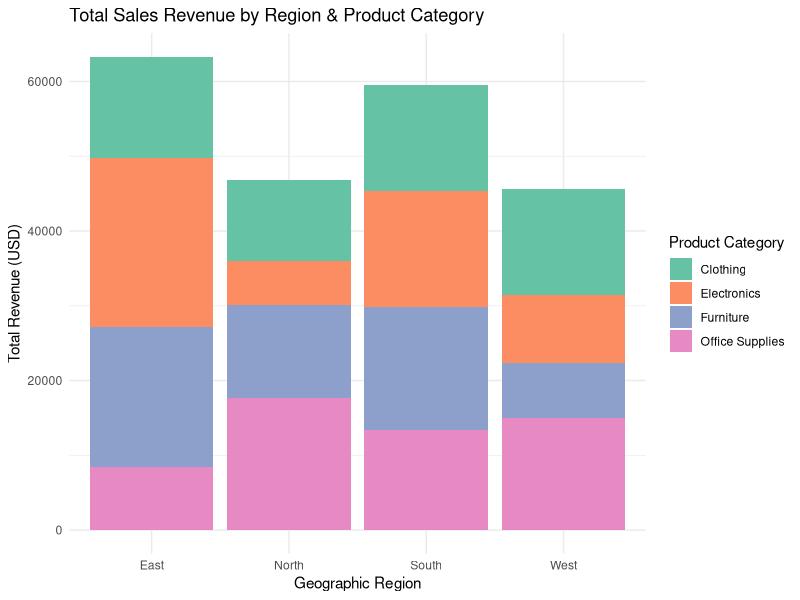
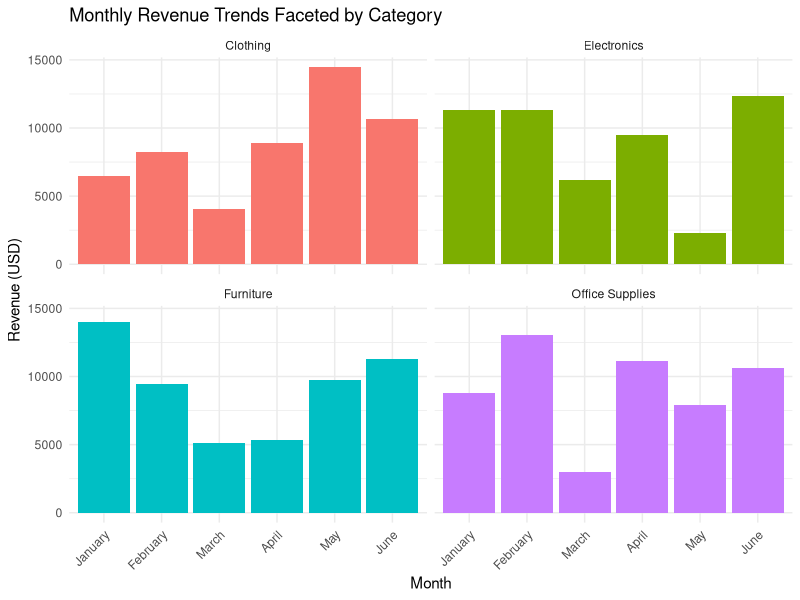
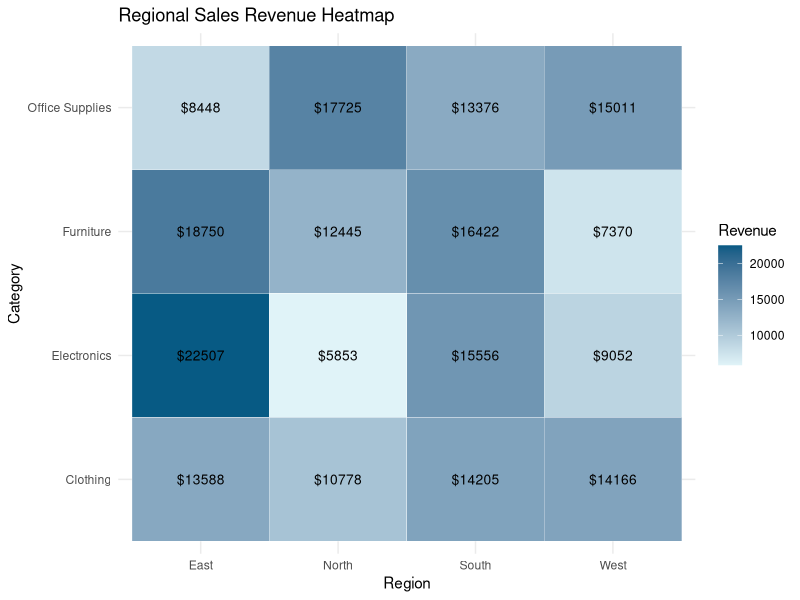

Recreate these plots in R, in order.
# ============================================
#  Sales Dashboard Charts  —  Day 16 of R 30-day plan
#  Author: Umesh Tharuka Malaviarachchi
#  Learning Goal: ggplot2, facet_wrap, stacked bar, geom_tile heatmap
# ============================================

# install.packages("ggplot2")
# install.packages("dplyr")

library(ggplot2)
library(dplyr)

# 1. Generate fake sales data (Reusing Day 09 schema)
set.seed(42)
n_records <- 300

regions <- c("North", "East", "South", "West")
categories <- c("Electronics", "Furniture", "Office Supplies", "Clothing")
months <- factor(month.name[1:6], levels = month.name[1:6])

sales_df <- data.frame(
  OrderID = 1000 + 1:n_records,
  Month = sample(months, n_records, replace = TRUE),
  Region = sample(regions, n_records, replace = TRUE),
  Category = sample(categories, n_records, replace = TRUE),
  Quantity = sample(1:10, n_records, replace = TRUE),
  Price = round(runif(n_records, 15.00, 250.00), 2),
  stringsAsFactors = FALSE
) %>%
  mutate(Revenue = Price * Quantity)

cat("=========================================\n")
cat("        SALES DASHBOARD CHARTS (GGPLOT2) \n")
cat("=========================================\n\n")

cat("Generated Sales Data Overview:\n")
print(head(sales_df))

# 2. Plot 1: Stacked Bar Chart (Category Revenue by Region)
cat("\nGenerating Stacked Bar Chart (Category Revenue by Region)...\n")
plot_bar <- ggplot(sales_df, aes(x = Region, y = Revenue, fill = Category)) +
  geom_bar(stat = "identity", position = "stack") +
  labs(
    title = "Total Sales Revenue by Region & Product Category",
    x = "Geographic Region",
    y = "Total Revenue (USD)",
    fill = "Product Category"
  ) +
  theme_minimal() +
  scale_fill_brewer(palette = "Set2")

ggsave("plot_bar.png", plot = plot_bar, width = 7, height = 4.5, dpi = 150)

# 3. Plot 2: Faceted Bar Chart (Monthly Trends across Categories)
cat("Generating Faceted Bar Chart (Month by Category)...\n")
plot_facet <- ggplot(sales_df, aes(x = Month, y = Revenue, fill = Category)) +
  geom_bar(stat = "identity") +
  facet_wrap(~ Category, ncol = 2) +
  labs(
    title = "Monthly Revenue Trends Faceted by Category",
    x = "Month",
    y = "Revenue (USD)"
  ) +
  theme_minimal() +
  theme(axis.text.x = element_text(angle = 45, hjust = 1), legend.position = "none")

ggsave("plot_facet.png", plot = plot_facet, width = 7, height = 5, dpi = 150)

# 4. Plot 3: Heatmap using geom_tile (Region vs Category Intensity)
cat("Generating Heatmap Plot (geom_tile)...\n")
tile_data <- sales_df %>%
  group_by(Region, Category) %>%
  summarise(TotalRevenue = sum(Revenue), .groups = "drop")

plot_tile <- ggplot(tile_data, aes(x = Region, y = Category, fill = TotalRevenue)) +
  geom_tile(color = "white") +
  scale_fill_gradient(low = "#e0f3f8", high = "#075a84") +
  geom_text(aes(label = sprintf("$%.0f", TotalRevenue)), color = "black", size = 3.5) +
  labs(
    title = "Regional Sales Revenue Heatmap",
    x = "Region",
    y = "Category",
    fill = "Revenue"
  ) +
  theme_minimal()

ggsave("plot_tile.png", plot = plot_tile, width = 6.5, height = 4.5, dpi = 150)

cat("\nAll 3 dashboard charts (plot_bar.png, plot_facet.png, plot_tile.png) saved!\n")
